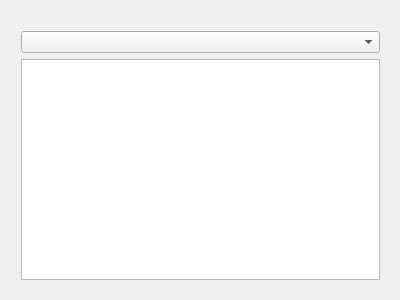
<?xml version="1.0" encoding="UTF-8"?>
<ui version="4.0">
 <class>Widget</class>
 <widget class="QWidget" name="Widget">
  <property name="geometry">
   <rect>
    <x>0</x>
    <y>0</y>
    <width>400</width>
    <height>300</height>
   </rect>
  </property>
  <property name="windowTitle">
   <string>Widget</string>
  </property>
  <widget class="QWidget" name="">
   <property name="geometry">
    <rect>
     <x>10</x>
     <y>20</y>
     <width>381</width>
     <height>271</height>
    </rect>
   </property>
   <layout class="QVBoxLayout" name="verLayout">
    <item>
     <widget class="QComboBox" name="comboBox"/>
    </item>
    <item>
     <widget class="QTextEdit" name="textEdit"/>
    </item>
   </layout>
  </widget>
 </widget>
 <layoutdefault spacing="6" margin="11"/>
 <resources/>
 <connections/>
</ui>
